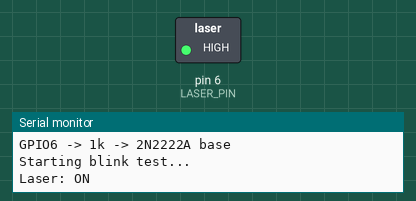
Bench run of a sketch on a simulated Arduino Uno, built with avr-gcc and run on an emulated ATmega328P. Shown: switched loads named in the sketch (green lamp = pin HIGH), the last lines printed to the serial monitor.

Above: at 4.0 s.
At 6.5 s:
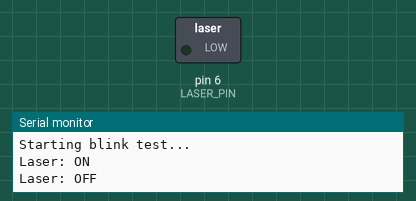
Timing chart, 0 to 9.5 s (numbered marks = the images above):
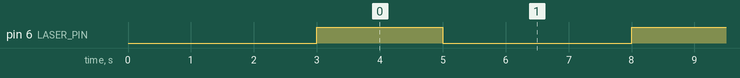

Measured:
- by itself, pin 6 (LASER_PIN): alternates HIGH for 2.0 s and LOW for 3.0 s

The sketch:

TEST_3_Laser.ino
```cpp
// =================================================================
//  TEST 3 - LASER ONLY
//
//  WIRING: GPIO6 -> 220ohm resistor -> Base of 2N2222A transistor
//          (laser module wired as described earlier: transistor as
//          a low-side switch)
// =================================================================

const int LASER_PIN = 6;

void setup() {
  Serial.begin(115200);
  delay(1000);

  pinMode(LASER_PIN, OUTPUT);
  digitalWrite(LASER_PIN, LOW);

  Serial.println("=== TEST 3: LASER ONLY ===");
  Serial.println("GPIO6 -> 1k -> 2N2222A base");
  Serial.println("");
  delay(2000);
  Serial.println("Starting blink test...");
}

void loop() {
  digitalWrite(LASER_PIN, HIGH);
  Serial.println("Laser: ON");
  delay(2000);

  digitalWrite(LASER_PIN, LOW);
  Serial.println("Laser: OFF");
  delay(3000);
}
```
